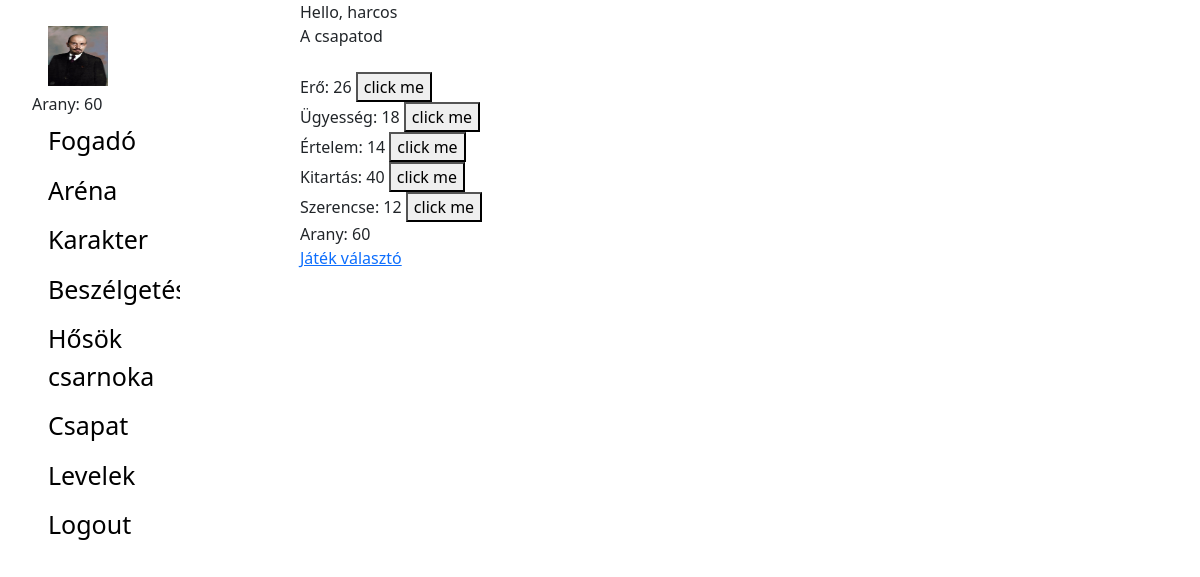
/ (signed in), run on an earlier commit of the app's database.
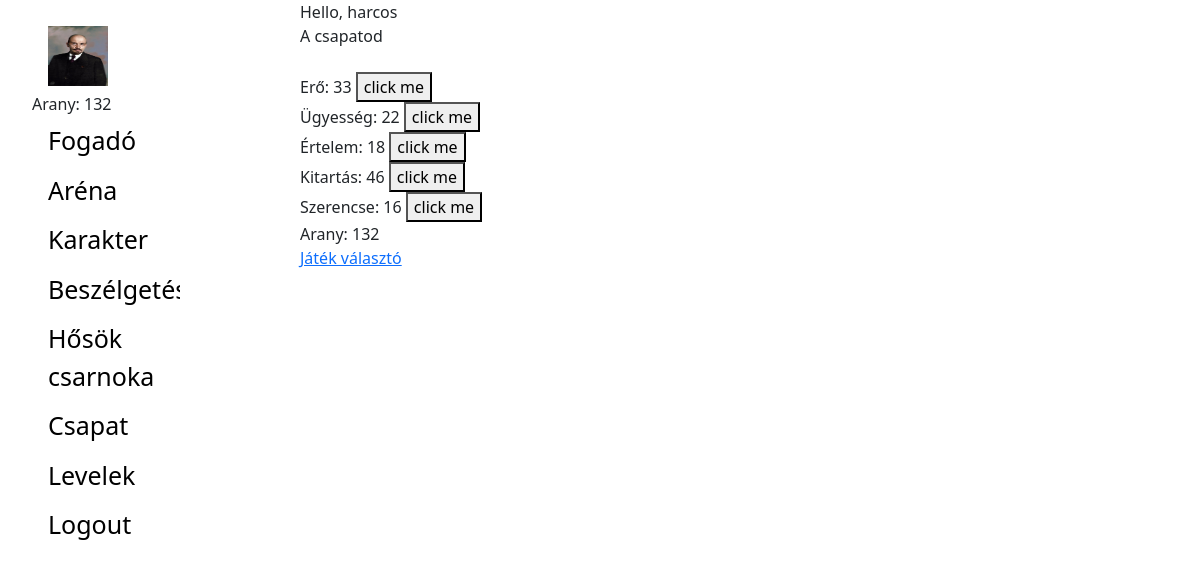
And on a later commit of the database.
### account/models.py (models this page shows, shortened)
class Character(models.Model):
	account = models.OneToOneField(Account, on_delete=models.CASCADE, primary_key=True)
	ROLES = (
		('warrior', 'warrior'),
		('mage', 'mage'),
		('scout', 'scout'),
	)
	character_type	= models.CharField(verbose_name = 'character type', max_length = 20, choices=ROLES, default='')
	level			= models.DecimalField(verbose_name='level', max_digits=19, decimal_places=0, default = 1) #szint
	strength		= models.DecimalField(verbose_name='strength', max_digits=19, decimal_places=0, default = 8) #erő
	skill 			= models.DecimalField(verbose_name='skill', max_digits=19, decimal_places=0, default = 6) #ügyesség
	intelligence	= models.DecimalField(verbose_name='intelligence', max_digits=19, decimal_places=0, default = 7) #értelem
	health_point	= models.DecimalField(verbose_name='health point', max_digits=19, decimal_places=0, default = 10) #életerő
	fortune 		= models.DecimalField(verbose_name='fortune', max_digits=19, decimal_places=0, default = 8) #szerencse
	rank			= models.DecimalField(verbose_name='rank', max_digits=19, decimal_places=0, blank = True, null = True) #helyezes
	honor			= models.DecimalField(verbose_name='honor', max_digits=19, decimal_places=0, default = 1) #becsuletpont
	gold 			= models.DecimalField(verbose_name='gold', max_digits=20, decimal_places=0, default=100)
	current_xp 		= models.DecimalField(verbose_name='xp', max_digits=20, decimal_places=0, default=0) # jelenlegi xp pont
	next_level_xp	= models.DecimalField(verbose_name='next level xp', max_digits=20, decimal_places=0, default=150) # következő szint eléréshez szükséges xp pont
	objects 		= CharacterManager()

### core/views.py (the view)
# urls.py: path('', home_page_view, name='home_page'),
@login_required(login_url='login')
def home_page_view(request):
	context = {}
	user = Character.objects.get(account=request.user)
	context = {
		'user_id': user.account.id,
		'username': user.account.username,
		'strength': user.strength,
		'skill': user.skill,
		'intelligence': user.intelligence,
		'health_point': user.health_point,
		'fortune': user.fortune,
		'gold': user.gold,
	}
	return render(request, 'core/home_page.html', context)

### templatetags/user_info_tags.py (called while the page is built)
@register.simple_tag
def get_user_profile_picture(current_user):
	account = Account.objects.get(id=current_user.id)
	if account.profile_image:
		img_path = account.profile_image.url
	else:
		img_path = STATIC_IMAGE_PATH_IF_DEFAULT_PIC_SET
	return img_path

@register.simple_tag
def get_user_gold_count(current_user):
	return Character.objects.get(account=Account.objects.get(id=current_user.id)).gold

### core/templates/core/home_page.html (shortened to what this page needs)
{% extends 'base.html' %}
{% block content %}
<div class="main">
<span id="hello-msg">Hello, {{username}} </span>
<br>
<span id="team-msg">A csapatod </span>
<br>
<br>
<div id="strength">
Erő: <p class="character-attr-value"id="strength-value">{{strength}}</p>
<button onclick="increaseAttr('{{user_id}}', 'strength')">click me</button><br>
</div>
<div id="skill">
Ügyesség: <p id="skill-value">{{skill}} </p>
<button onclick="increaseAttr('{{user_id}}', 'skill')">click me</button><br>
</div>
<div id="intelligence">
Értelem: <p id="intelligence-value">{{intelligence}} </p>
<button onclick="increaseAttr('{{user_id}}', 'intelligence')">click me</button><br>
</div>
<div id="health_point">
Kitartás: <p id="health_point-value">{{health_point}} </p>
<button onclick="increaseAttr('{{user_id}}', 'health_point')">click me</button><br>
</div>
<div id="fortune">
Szerencse: <p id="fortune-value">{{fortune}} </p>
<button onclick="increaseAttr('{{user_id}}', 'fortune')">click me</button><br>
</div>
<div id="gold">
Arany: <p id="gold-value">{{gold}}<br></p>
</div>
<div id="game-choice">
	<a href="{% url 'game:game_choice' %}">Játék választó</a>
</div>
</div>
{% endblock %}

What changed in the data, as far as the page shows it:
changed Character: strength "26" → "33"; skill "18" → "22"; intelligence "14" → "18"; health_point "40" → "46"; fortune "12" → "16"; gold "60" → "132"
Also different on the page:
text written by a page script: "Arany: 60" → "Arany: 132"
